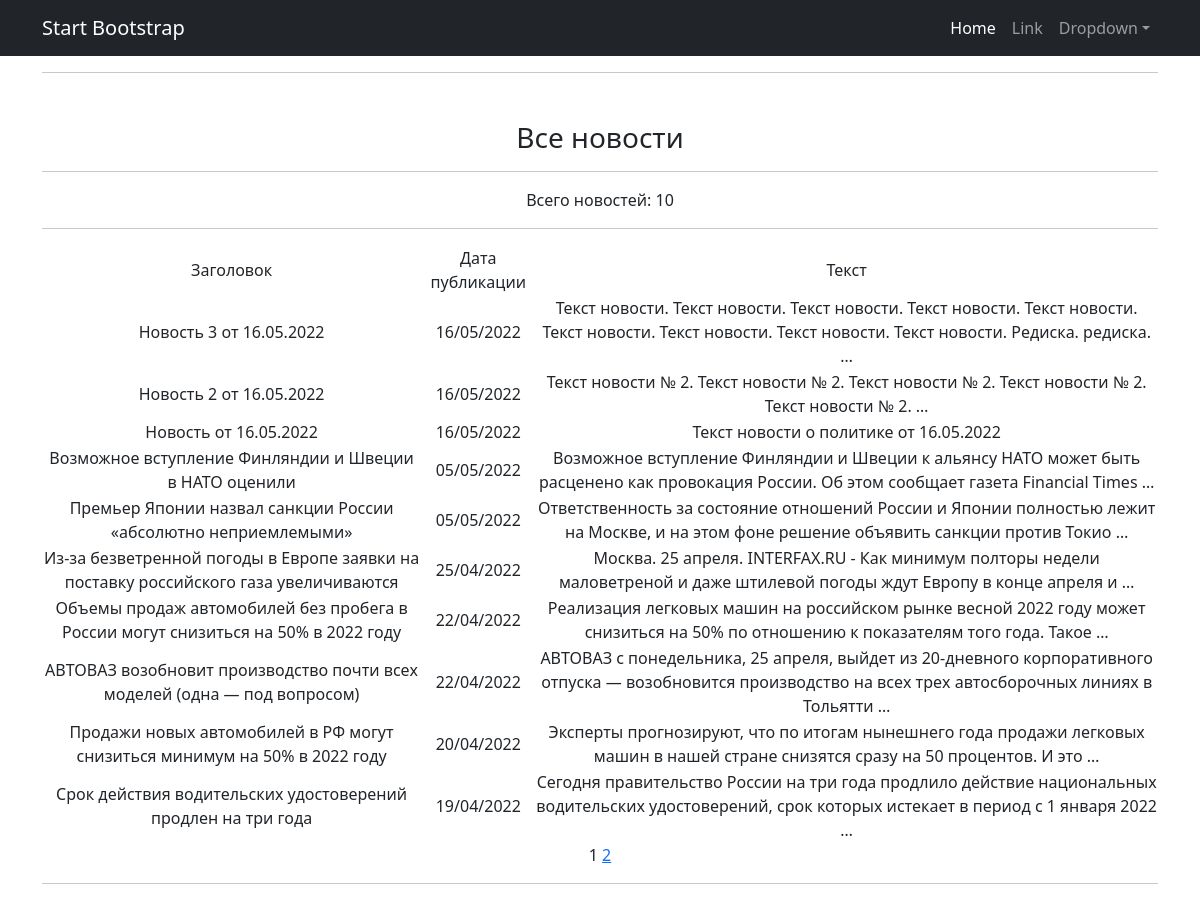
Page /news/ on the committed database.
### news/models.py (models this page shows, shortened)
class Post(models.Model):
    author = models.ForeignKey(Author, on_delete=models.CASCADE)
    timeAdding = models.DateTimeField(auto_now_add=True)
    title = models.CharField(max_length=128)
    NEWS = 'NW'
    ARTICLE = 'AR'
    CATEGORY_CHOICES = (
        (NEWS, 'Новость'),
        (ARTICLE, 'Статья'),
    )
    postType = models.CharField(max_length=2, choices=CATEGORY_CHOICES, default=NEWS)
    postCategory = models.ManyToManyField(Category, through='PostCategory')
    text = models.TextField()
    rating = models.SmallIntegerField(default=0)
    class Meta:
        verbose_name = 'Пост'
        verbose_name_plural = 'Посты'

### news/views.py (the view)
# urls.py: path('news/', NewsList.as_view(), name='news_list'),
class NewsList(ListView):
    model = Post
    ordering = '-id'
    template_name = 'news.html'
    context_object_name = 'all_news'
    paginate_by = 10
    def get_queryset(self):
        queryset = super().get_queryset()
        self.filterset = PostFilter(self.request.GET, queryset)
        return self.filterset.qs
    def get_context_data(self, **kwargs):
        context = super().get_context_data(**kwargs)
        context['filterset'] = self.filterset
        return context

### news/templatetags/custom_tags.py (called while the page is built)
@register.simple_tag(takes_context=True)
def url_replace(context, **kwargs):
    d = context['request'].GET.copy()
    for k, v in kwargs.items():
        d[k] = v
    return d.urlencode()

### templates/news.html (shortened to what this page needs)
{% extends 'flatpages/default.html' %}
{% load custom_filters %}
{% load custom_tags %}
{% block content %}
    <h3>Все новости</h3>
    <hr>
    Всего новостей: {{all_news|length}}
    <hr>
    {% if all_news %}
        <table>
            <tr>
                <td>Заголовок</td>
                <td>Дата публикации</td>
                <td>Текст</td>
            </tr>
            {% for post in all_news %}
            <tr>
                <td>{{post.title}}</td>
                <td>{{post.timeAdding|date:'d/m/Y'}}</td>
                <td>{{post.text|truncatewords:20}}</td>
            </tr>
            {% endfor %}
        </table>
    {% else %}
        <h2>Новостей нет!</h2>
    {% endif %}
    {{ page_obj.number }}
    {% if page_obj.has_next %}
        <a href="?{% url_replace page=page_obj.next_page_number %}">{{ page_obj.next_page_number }}</a>
    {% endif %}
{% endblock content %}

### templates/flatpages/default.html (shortened to what this page needs)
<!DOCTYPE html>
<html lang="en">
    <head>
        {% load static %}
        <link href="{% static 'css/styles.css' %}" rel="stylesheet" />
    </head>
    <body>
        <nav class="navbar navbar-expand-lg navbar-dark bg-dark">
            <div class="container">
                <a class="navbar-brand" href="#">Start Bootstrap</a>
                <div class="collapse navbar-collapse" id="navbarSupportedContent">
                    <ul class="navbar-nav ms-auto mb-2 mb-lg-0">
                        <li class="nav-item"><a class="nav-link active" aria-current="page" href="#">Home</a></li>
                        <li class="nav-item"><a class="nav-link" href="#">Link</a></li>
                        <li class="nav-item dropdown">
                            <a class="nav-link dropdown-toggle" id="navbarDropdown" href="#" role="button" data-bs-toggle="dropdown" aria-expanded="false">Dropdown</a>
                        </li>
                    </ul>
                </div>
            </div>
        </nav>
        <div class="container">
            <div class="text-center">
                <hr>
            </div>
            <div class="text-center mt-5">
                {% block content %}{% endblock content %}
                <hr>
            </div>
        </div>
    </body>
</html>

### rows in the picture
Post: title "Новость 3 от 16.05.2022", timeAdding "16/05/2022", text "Текст новости. Текст новости. Текст новости. Текст новости. Текст новости. Текст новости. Текст новости. Текст новости. Текст новости. Редиска. редиска. …"
Post: title "Новость 2 от 16.05.2022", timeAdding "16/05/2022", text "Текст новости № 2. Текст новости № 2. Текст новости № 2. Текст новости № 2. Текст новости № 2. …"
Post: title "Новость от 16.05.2022", timeAdding "16/05/2022", text "Текст новости о политике от 16.05.2022"
Post: title "Возможное вступление Финляндии и Швеции в НАТО оценили", timeAdding "05/05/2022", text "Возможное вступление Финляндии и Швеции к альянсу НАТО может быть расценено как провокация России. Об этом сообщает газета Financial Times …"
Post: title "Премьер Японии назвал санкции России «абсолютно неприемлемыми»", timeAdding "05/05/2022", text "Ответственность за состояние отношений России и Японии полностью лежит на Москве, и на этом фоне решение объявить санкции против Токио …"
Post: title "Из-за безветренной погоды в Европе заявки на поставку российского газа увеличиваются", timeAdding "25/04/2022", text "Москва. 25 апреля. INTERFAX.RU - Как минимум полторы недели маловетреной и даже штилевой погоды ждут Европу в конце апреля и …"
Post: title "Объемы продаж автомобилей без пробега в России могут снизиться на 50% в 2022 году", timeAdding "22/04/2022", text "Реализация легковых машин на российском рынке весной 2022 году может снизиться на 50% по отношению к показателям того года. Такое …"
Post: title "АВТОВАЗ возобновит производство почти всех моделей (одна — под вопросом)", timeAdding "22/04/2022", text "АВТОВАЗ с понедельника, 25 апреля, выйдет из 20-дневного корпоративного отпуска — возобновится производство на всех трех автосборочных линиях в Тольятти …"
Post: title "Продажи новых автомобилей в РФ могут снизиться минимум на 50% в 2022 году", timeAdding "20/04/2022", text "Эксперты прогнозируют, что по итогам нынешнего года продажи легковых машин в нашей стране снизятся сразу на 50 процентов. И это …"
Post: title "Срок действия водительских удостоверений продлен на три года", timeAdding "19/04/2022", text "Сегодня правительство России на три года продлило действие национальных водительских удостоверений, срок которых истекает в период с 1 января 2022 …"

### other values in the picture
{{ all_news|length }} "10"
{{ page_obj.number }} "1"
{{ page_obj.next_page_number }} "2"
